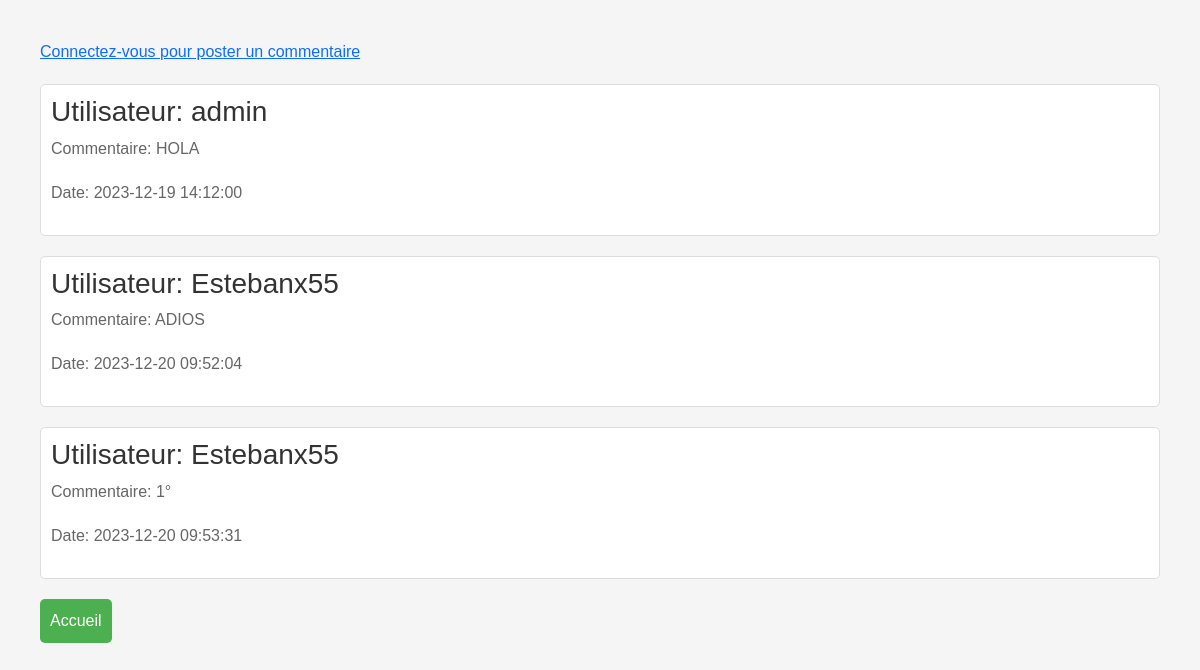
Screenshot of /livre-or.php with the database file from the repository.
### tables this page shows
CREATE TABLE `commentaires` (
  `id` int(11) NOT NULL,
  `commentaire` text NOT NULL,
  `id_utilisateur` int(11) NOT NULL,
  `date` datetime NOT NULL
);

CREATE TABLE `utilisateursOr` (
  `id_utilisateur` int(11) NOT NULL,
  `login` varchar(255) NOT NULL,
  `password` varchar(255) NOT NULL
);

### livre-or.php (the view, shortened to what this page needs)
<!DOCTYPE html>
<html lang="en">
<head>
    <link href="https://cdn.jsdelivr.net/npm/bootstrap@5.3.2/dist/css/bootstrap.min.css" rel="stylesheet"
>
    <link rel="stylesheet" href="style.css">
</head>
<body>
    <?php
    if (!isset($_SESSION['login'])) {
        echo '<a href="connexion.php"><p>Connectez-vous pour poster un commentaire</p></a>';
    }
    $connexion = mysqli_connect('localhost', 'root');
    mysqli_select_db($connexion, 'livreor');
    $sql = "SELECT * FROM commentaires NATURAL JOIN utilisateursOr ORDER BY date ASC;";
    $result = mysqli_query($connexion, $sql);
    while ($row = mysqli_fetch_array($result)) {
        echo '<div class="comment">';
        echo '<h3>Utilisateur: ' . $row["login"] . '</h3>';
        echo '<p>Commentaire: ' . $row["commentaire"] . '</p>';
        echo '<p>Date: ' . $row["date"] . '</p>';
        echo '</div>';
    }
    ?>
    <a href="index.php"><button>Accueil</button></a>
</body>
</html>

### style.css (style rules this page uses)
body { font-family: Arial, sans-serif; margin: 20px; padding: 20px; background-color: #f5f5f5; }
p { margin-bottom: 20px; }
button { padding: 10px; background-color: #4CAF50; color: white; border: none; border-radius: 5px; cursor: pointer; }
.comment { background-color: white; border: 1px solid #ddd; border-radius: 5px; padding: 10px; margin-bottom: 20px; }
.comment h3 { color: #333; }
.comment p { color: #666; }

### rows the page displays
commentaires: id_utilisateur.login "admin", commentaire "HOLA", date "2023-12-19 14:12:00"
commentaires: id_utilisateur.login "Estebanx55", commentaire "ADIOS", date "2023-12-20 09:52:04"
commentaires: id_utilisateur.login "Estebanx55", commentaire "1°", date "2023-12-20 09:53:31"
